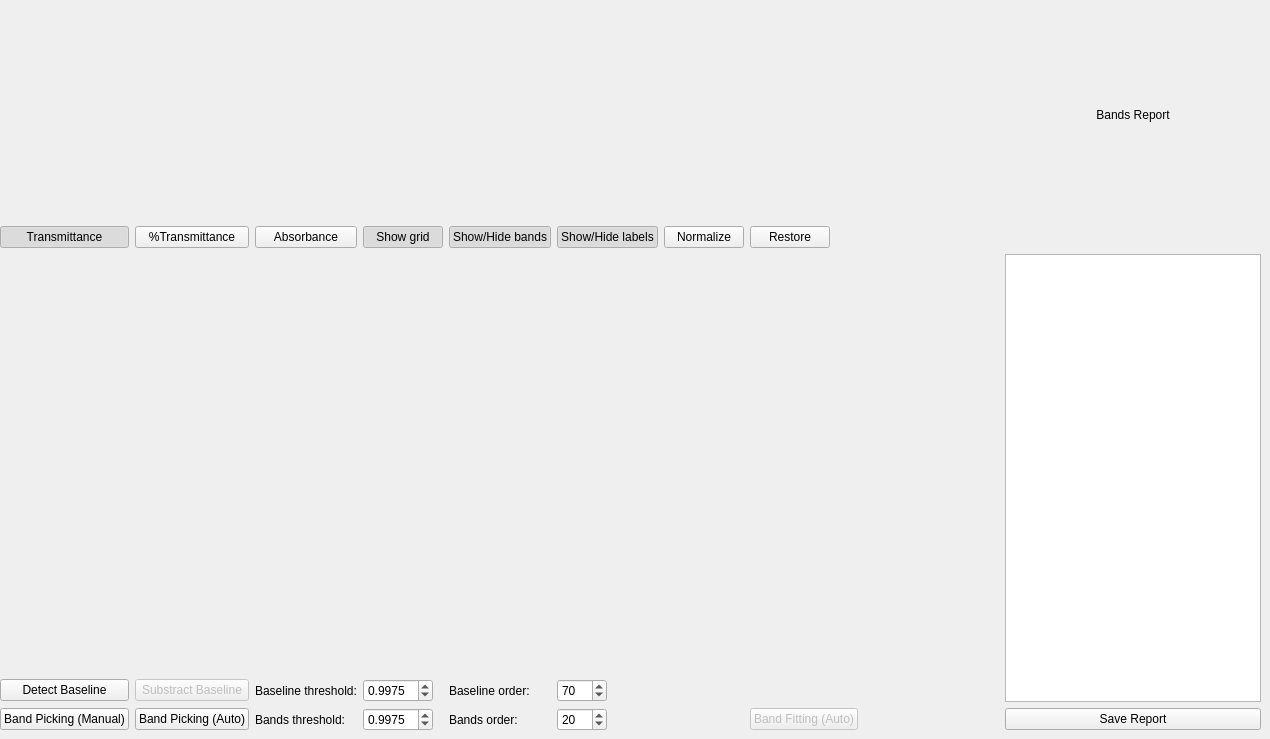
<?xml version="1.0" encoding="UTF-8"?>
<ui version="4.0">
 <class>IR_Plotter</class>
 <widget class="QWidget" name="IR_Plotter">
  <property name="windowModality">
   <enum>Qt::ApplicationModal</enum>
  </property>
  <property name="geometry">
   <rect>
    <x>0</x>
    <y>0</y>
    <width>1270</width>
    <height>739</height>
   </rect>
  </property>
  <property name="windowTitle">
   <string>IR Spectrum Processor</string>
  </property>
  <widget class="QWidget" name="layoutWidget">
   <property name="geometry">
    <rect>
     <x>0</x>
     <y>10</y>
     <width>1261</width>
     <height>721</height>
    </rect>
   </property>
   <layout class="QGridLayout" name="gridLayout">
    <item row="1" column="3">
     <widget class="QPushButton" name="uiShowGridButton">
      <property name="text">
       <string>Show grid</string>
      </property>
      <property name="checkable">
       <bool>true</bool>
      </property>
      <property name="checked">
       <bool>true</bool>
      </property>
     </widget>
    </item>
    <item row="5" column="5">
     <widget class="QSpinBox" name="uiOrderBandsSpinBox">
      <property name="maximumSize">
       <size>
        <width>50</width>
        <height>16777215</height>
       </size>
      </property>
      <property name="minimum">
       <number>1</number>
      </property>
      <property name="value">
       <number>20</number>
      </property>
     </widget>
    </item>
    <item row="5" column="0">
     <widget class="QPushButton" name="uiBandManualButton">
      <property name="text">
       <string>Band Picking (Manual)</string>
      </property>
      <property name="checkable">
       <bool>true</bool>
      </property>
     </widget>
    </item>
    <item row="5" column="9">
     <spacer name="horizontalSpacer_3">
      <property name="orientation">
       <enum>Qt::Horizontal</enum>
      </property>
      <property name="sizeHint" stdset="0">
       <size>
        <width>40</width>
        <height>20</height>
       </size>
      </property>
     </spacer>
    </item>
    <item row="0" column="10">
     <widget class="QLabel" name="label_5">
      <property name="text">
       <string>Bands Report</string>
      </property>
      <property name="alignment">
       <set>Qt::AlignCenter</set>
      </property>
     </widget>
    </item>
    <item row="5" column="4">
     <widget class="QLabel" name="label_3">
      <property name="maximumSize">
       <size>
        <width>90</width>
        <height>16777215</height>
       </size>
      </property>
      <property name="text">
       <string>Bands order:</string>
      </property>
     </widget>
    </item>
    <item row="5" column="2">
     <widget class="QLabel" name="label_4">
      <property name="maximumSize">
       <size>
        <width>120</width>
        <height>16777215</height>
       </size>
      </property>
      <property name="text">
       <string>Bands threshold:</string>
      </property>
     </widget>
    </item>
    <item row="4" column="2">
     <widget class="QLabel" name="label">
      <property name="maximumSize">
       <size>
        <width>150</width>
        <height>16777215</height>
       </size>
      </property>
      <property name="text">
       <string>Baseline threshold:</string>
      </property>
     </widget>
    </item>
    <item row="1" column="7">
     <widget class="QPushButton" name="uiRestoreButton">
      <property name="text">
       <string>Restore</string>
      </property>
     </widget>
    </item>
    <item row="1" column="1">
     <widget class="QPushButton" name="uiPercentTransButton">
      <property name="maximumSize">
       <size>
        <width>150</width>
        <height>16777215</height>
       </size>
      </property>
      <property name="text">
       <string>%Transmittance</string>
      </property>
      <property name="checkable">
       <bool>true</bool>
      </property>
      <property name="checked">
       <bool>false</bool>
      </property>
     </widget>
    </item>
    <item row="4" column="9">
     <spacer name="horizontalSpacer_2">
      <property name="orientation">
       <enum>Qt::Horizontal</enum>
      </property>
      <property name="sizeHint" stdset="0">
       <size>
        <width>40</width>
        <height>20</height>
       </size>
      </property>
     </spacer>
    </item>
    <item row="1" column="5">
     <widget class="QPushButton" name="uiShowLabelsButton">
      <property name="text">
       <string>Show/Hide labels</string>
      </property>
      <property name="checkable">
       <bool>true</bool>
      </property>
      <property name="checked">
       <bool>true</bool>
      </property>
     </widget>
    </item>
    <item row="4" column="1">
     <widget class="QPushButton" name="uiSubsBaselineButton">
      <property name="enabled">
       <bool>false</bool>
      </property>
      <property name="maximumSize">
       <size>
        <width>150</width>
        <height>16777215</height>
       </size>
      </property>
      <property name="text">
       <string>Substract Baseline</string>
      </property>
     </widget>
    </item>
    <item row="0" column="0" colspan="6">
     <layout class="QVBoxLayout" name="uiToolbarLayout">
      <property name="spacing">
       <number>0</number>
      </property>
      <property name="sizeConstraint">
       <enum>QLayout::SetFixedSize</enum>
      </property>
     </layout>
    </item>
    <item row="5" column="1">
     <widget class="QPushButton" name="uiBandAutoButton">
      <property name="maximumSize">
       <size>
        <width>150</width>
        <height>16777215</height>
       </size>
      </property>
      <property name="text">
       <string>Band Picking (Auto)</string>
      </property>
     </widget>
    </item>
    <item row="5" column="10">
     <widget class="QPushButton" name="pushButton">
      <property name="text">
       <string>Save Report</string>
      </property>
     </widget>
    </item>
    <item row="2" column="0" rowspan="2" colspan="10">
     <layout class="QVBoxLayout" name="uiSpectraLayout">
      <property name="sizeConstraint">
       <enum>QLayout::SetFixedSize</enum>
      </property>
     </layout>
    </item>
    <item row="5" column="3">
     <widget class="QDoubleSpinBox" name="uiBandsThresholdSpinBox">
      <property name="maximumSize">
       <size>
        <width>70</width>
        <height>16777215</height>
       </size>
      </property>
      <property name="decimals">
       <number>4</number>
      </property>
      <property name="maximum">
       <double>1.000000000000000</double>
      </property>
      <property name="singleStep">
       <double>0.000100000000000</double>
      </property>
      <property name="value">
       <double>0.997500000000000</double>
      </property>
     </widget>
    </item>
    <item row="1" column="2">
     <widget class="QPushButton" name="uiAbsorbanceButton">
      <property name="text">
       <string>Absorbance</string>
      </property>
      <property name="checkable">
       <bool>true</bool>
      </property>
      <property name="checked">
       <bool>false</bool>
      </property>
     </widget>
    </item>
    <item row="4" column="4">
     <widget class="QLabel" name="label_2">
      <property name="maximumSize">
       <size>
        <width>110</width>
        <height>16777215</height>
       </size>
      </property>
      <property name="text">
       <string>Baseline order:</string>
      </property>
     </widget>
    </item>
    <item row="1" column="4">
     <widget class="QPushButton" name="uiShowBandsButton">
      <property name="text">
       <string>Show/Hide bands</string>
      </property>
      <property name="checkable">
       <bool>true</bool>
      </property>
      <property name="checked">
       <bool>true</bool>
      </property>
     </widget>
    </item>
    <item row="4" column="5">
     <widget class="QSpinBox" name="uiOrderBaseSpinBox">
      <property name="maximumSize">
       <size>
        <width>50</width>
        <height>16777215</height>
       </size>
      </property>
      <property name="minimum">
       <number>1</number>
      </property>
      <property name="value">
       <number>70</number>
      </property>
     </widget>
    </item>
    <item row="2" column="10" rowspan="3">
     <widget class="QTableView" name="uiIRBandsTableView"/>
    </item>
    <item row="4" column="0">
     <widget class="QPushButton" name="uiDetectBaselineButton">
      <property name="maximumSize">
       <size>
        <width>160</width>
        <height>16777215</height>
       </size>
      </property>
      <property name="text">
       <string>Detect Baseline</string>
      </property>
     </widget>
    </item>
    <item row="1" column="8" colspan="2">
     <spacer name="horizontalSpacer">
      <property name="orientation">
       <enum>Qt::Horizontal</enum>
      </property>
      <property name="sizeHint" stdset="0">
       <size>
        <width>40</width>
        <height>20</height>
       </size>
      </property>
     </spacer>
    </item>
    <item row="4" column="3">
     <widget class="QDoubleSpinBox" name="uiBaseThresholdSpinBox">
      <property name="maximumSize">
       <size>
        <width>70</width>
        <height>16777215</height>
       </size>
      </property>
      <property name="decimals">
       <number>4</number>
      </property>
      <property name="maximum">
       <double>1.000000000000000</double>
      </property>
      <property name="singleStep">
       <double>0.000100000000000</double>
      </property>
      <property name="value">
       <double>0.997500000000000</double>
      </property>
     </widget>
    </item>
    <item row="1" column="0">
     <widget class="QPushButton" name="uiTransButton">
      <property name="text">
       <string>Transmittance</string>
      </property>
      <property name="checkable">
       <bool>true</bool>
      </property>
      <property name="checked">
       <bool>true</bool>
      </property>
     </widget>
    </item>
    <item row="5" column="7" colspan="2">
     <widget class="QPushButton" name="uiBandFittingAutoButton">
      <property name="enabled">
       <bool>false</bool>
      </property>
      <property name="text">
       <string>Band Fitting (Auto)</string>
      </property>
     </widget>
    </item>
    <item row="1" column="6">
     <widget class="QPushButton" name="uiNormalizeButton">
      <property name="maximumSize">
       <size>
        <width>80</width>
        <height>16777215</height>
       </size>
      </property>
      <property name="text">
       <string>Normalize</string>
      </property>
      <property name="checkable">
       <bool>true</bool>
      </property>
      <property name="checked">
       <bool>false</bool>
      </property>
     </widget>
    </item>
   </layout>
  </widget>
 </widget>
 <resources/>
 <connections/>
</ui>
